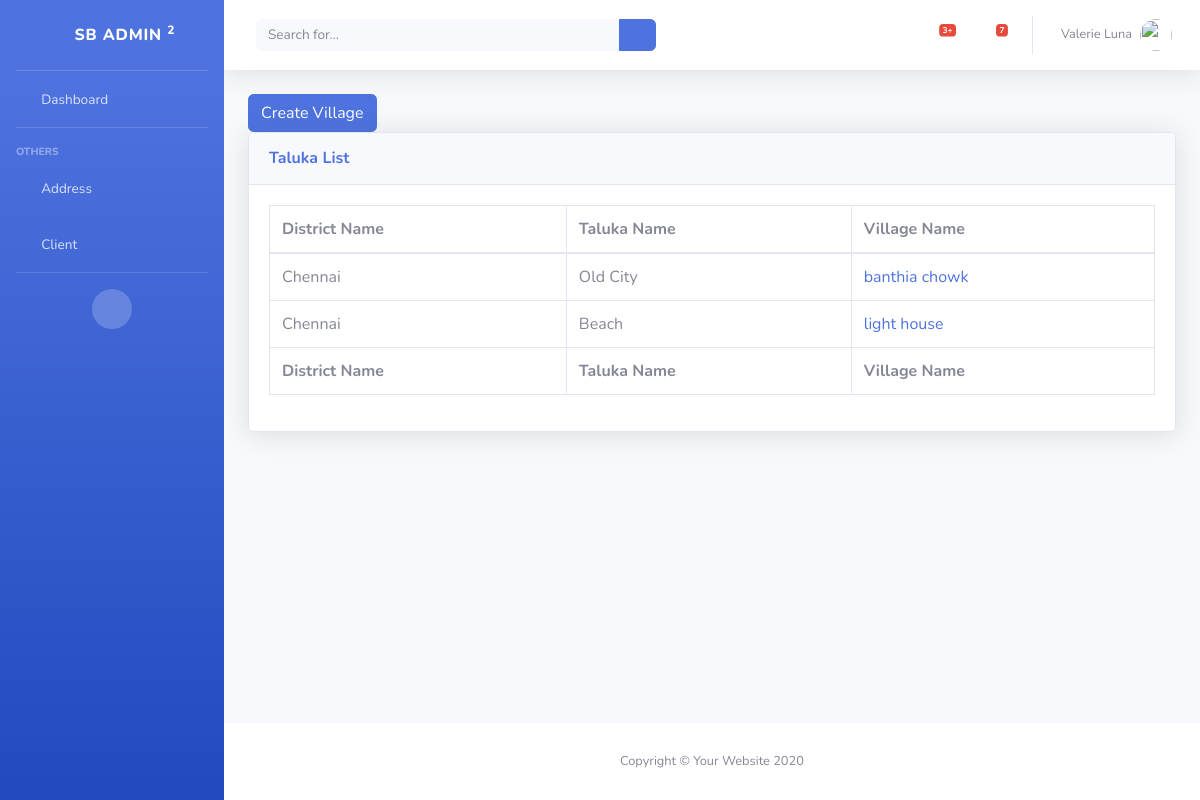
Page /loan/list-village on the committed database.
### loan/models.py (models this page shows, shortened)
class Village(models.Model):
    taluka_id = models.ForeignKey(Taluka, on_delete=models.CASCADE)
    name = models.CharField(max_length=255)

class Taluka(models.Model):
    district_id = models.ForeignKey(District, on_delete=models.CASCADE)
    name = models.CharField(max_length=255)

class District(models.Model):
    name = models.CharField(max_length=255)
    class Meta:
        ordering = ['name']

### loan/views/address.py (the view)
class VillageListView(ListView):
    model = models.Village

### loan/templates/loan/village_list.html
{% extends "base_template.html" %}
{% block content %}
    <a href="{% url 'loan:create-village' %}" class="btn btn-primary">Create Village</a>
    <div class="card shadow mb-4">
        <div class="card-header py-3">
            <h6 class="m-0 font-weight-bold text-primary">Taluka List</h6>
        </div>
        <div class="card-body">
            <div class="table-responsive">
                <table class="table table-bordered" id="dataTable">
                    <thead>
                    <tr>
                        <th>District Name</th>
                        <th>Taluka Name</th>
                        <th>Village Name</th>
                    </tr>
                    </thead>
                    <tfoot>
                    <tr>
                        <th>District Name</th>
                        <th>Taluka Name</th>
                        <th>Village Name</th>
                    </tr>
                    </tfoot>
                    <tbody>
                    {% for village in village_list %}
                        <tr>
                            <td>{{ village.taluka_id.district_id.name }}</td>
                            <td> {{ village.taluka_id.name }}</td>
                            <td>
                                <a href="{% url 'loan:update-village' pk=village.id %}"> {{ village.name }}</a>
                            </td>
                        </tr>
                    {% endfor %}
                    </tbody>
                </table>
            </div>
        </div>
    </div>
{% endblock %}

### rows in the picture
Village: taluka_id.district_id.name "Chennai", taluka_id.name "Old City", name "banthia chowk"
Village: taluka_id.district_id.name "Chennai", taluka_id.name "Beach", name "light house"
